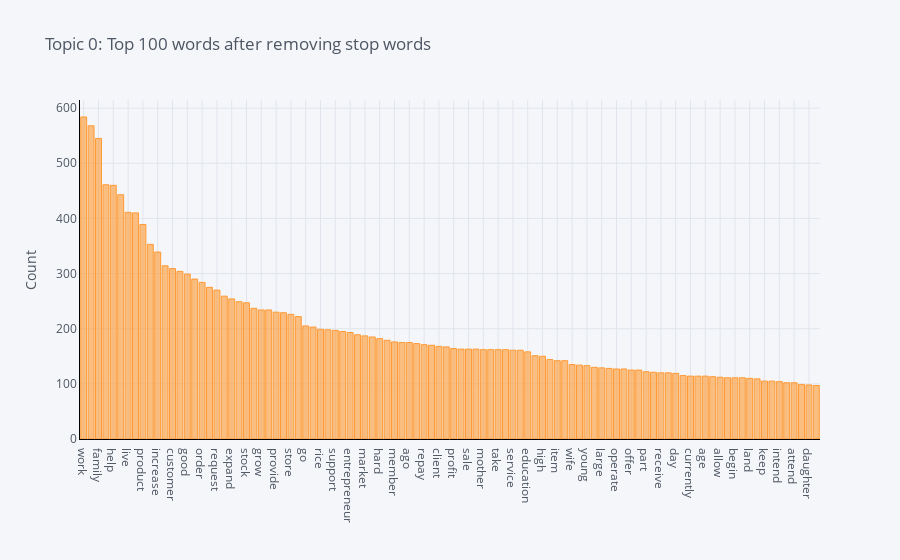

Here is the notebook cell this chart was saved with:
### Code cell
plot_model(lsi)

### Figure 1 — Plotly figure (JSON) as saved in the notebook; plotly's stock layout.template omitted (floating-point values rounded to 4 significant figures)
{"data": [{"marker": {"color": "rgba(255, 153, 51, 0.6)", "line": {"color": "rgba(255, 153, 51, 1.0)", "width": 1}}, "name": "count", "orientation": "v", "text": "", "type": "bar", "x": ["work", "use", "family", "start", "help", "small", "live", "husband", "product", "well", "increase", "home", "customer", "community", "good", "need", "order", "marry", "request", "group", "expand", "hope", "stock", "want", "grow", "new", "provide", "pay", "store", "time", "go", "money", "rice", "area", "support", "improve", "entrepreneur", "give", "market", "get", "hard", "farmer", "member", "clothing", "ago", "life", "repay", "run", "client", "shop", "profit", "food", "sale", "first", "mother", "plan", "take", "clothe", "service", "capital", "education", "continue", "high", "house", "item", "invest", "wife", "farm", "young", "demand", "large", "local", "operate", "meet", "offer", "say", "part", "fee", "receive", "still", "day", "month", "currently", "supply", "age", "open", "allow", "enough", "begin", "son", "land", "earn", "keep", "experience", "intend", "save", "attend", "second", "daughter", "great"], "y": [584, 568, 545, 461, 460, 443, 411, 410, 389, 353, 339, 314, 309, 304, 299, 290, 284, 275, 270, 259, 254, 249, 247, 237, 234, 234, 230, 229, 226, 222, 205, 203, 199, 198, 197, 195, 193, 189, 187, 185, 182, 179, 176, 175, 175, 173, 171, 170, 168, 167, 164, 163, 163, 163, 162, 162, 162, 162, 161, 161, 158, 151, 150, 144, 142, 142, 135, 134, 133, 130, 129, 128, 127, 127, 125, 125, 122, 121, 120, 120, 119, 115, 114, 114, 114, 113, 112, 111, 111, 111, 110, 109, 105, 105, 104, 102, 102, 99, 98, 97]}], "layout": {"autosize": true, "legend": {"bgcolor": "#F5F6F9", "font": {"color": "#4D5663"}}, "paper_bgcolor": "#F5F6F9", "plot_bgcolor": "#F5F6F9", "title": {"font": {"color": "#4D5663"}, "text": "Topic 0: Top 100 words after removing stop words"}, "xaxis": {"autorange": true, "gridcolor": "#E1E5ED", "linecolor": "black", "range": [-0.5, 99.5], "showgrid": true, "tickfont": {"color": "#4D5663"}, "title": {"font": {"color": "#4D5663"}, "text": ""}, "type": "category", "zerolinecolor": "#E1E5ED"}, "yaxis": {"autorange": true, "gridcolor": "#E1E5ED", "linecolor": "black", "range": [0, 614.7], "showgrid": true, "tickfont": {"color": "#4D5663"}, "title": {"font": {"color": "#4D5663"}, "text": "Count"}, "type": "linear", "zerolinecolor": "#E1E5ED"}}}
